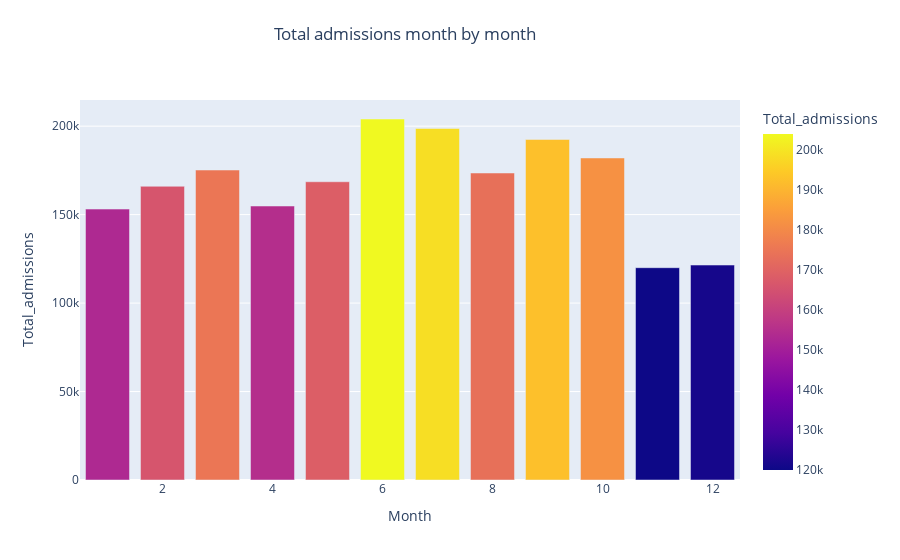

Notebook cell for this chart:
### Code cell
#Total Admissions by Month
Total_admissions_by_month = df.groupby('Month' , as_index = True).agg({'Number':'sum'}).rename(
    columns = {'Number':'Total_admissions'})

fig = px.bar(Total_admissions_by_month, x=Total_admissions_by_month.index
              , y="Total_admissions", title='Total Admissions by month' , color = 'Total_admissions')

fig.update_layout( 
    title={'text': "Total admissions month by month ",
            'y':0.95, 'x':0.45,'xanchor': 'center','yanchor': 'top'}   )

fig.show()
Total_admissions_by_month

### Figure 1 — Plotly figure (JSON) as saved in the notebook; plotly's stock layout.template omitted (floating-point values rounded to 4 significant figures)
{"data": [{"alignmentgroup": "True", "hovertemplate": "Month=%{x}<br>Total_admissions=%{marker.color}<extra></extra>", "legendgroup": "", "marker": {"color": [153140, 166020, 175205, 154860, 168575, 204050, 198680, 173525, 192490, 182015, 120005, 121495], "coloraxis": "coloraxis", "pattern": {"shape": ""}}, "name": "", "offsetgroup": "", "orientation": "v", "showlegend": false, "textposition": "auto", "type": "bar", "x": [1, 2, 3, 4, 5, 6, 7, 8, 9, 10, 11, 12], "xaxis": "x", "y": [153140, 166020, 175205, 154860, 168575, 204050, 198680, 173525, 192490, 182015, 120005, 121495], "yaxis": "y"}], "layout": {"barmode": "relative", "coloraxis": {"colorbar": {"title": {"text": "Total_admissions"}}, "colorscale": [[0, "#0d0887"], [0.1111, "#46039f"], [0.2222, "#7201a8"], [0.3333, "#9c179e"], [0.4444, "#bd3786"], [0.5556, "#d8576b"], [0.6667, "#ed7953"], [0.7778, "#fb9f3a"], [0.8889, "#fdca26"], [1, "#f0f921"]]}, "legend": {"tracegroupgap": 0}, "title": {"text": "Total admissions month by month ", "x": 0.45, "xanchor": "center", "y": 0.95, "yanchor": "top"}, "xaxis": {"anchor": "y", "domain": [0, 1], "title": {"text": "Month"}}, "yaxis": {"anchor": "x", "domain": [0, 1], "title": {"text": "Total_admissions"}}}}
